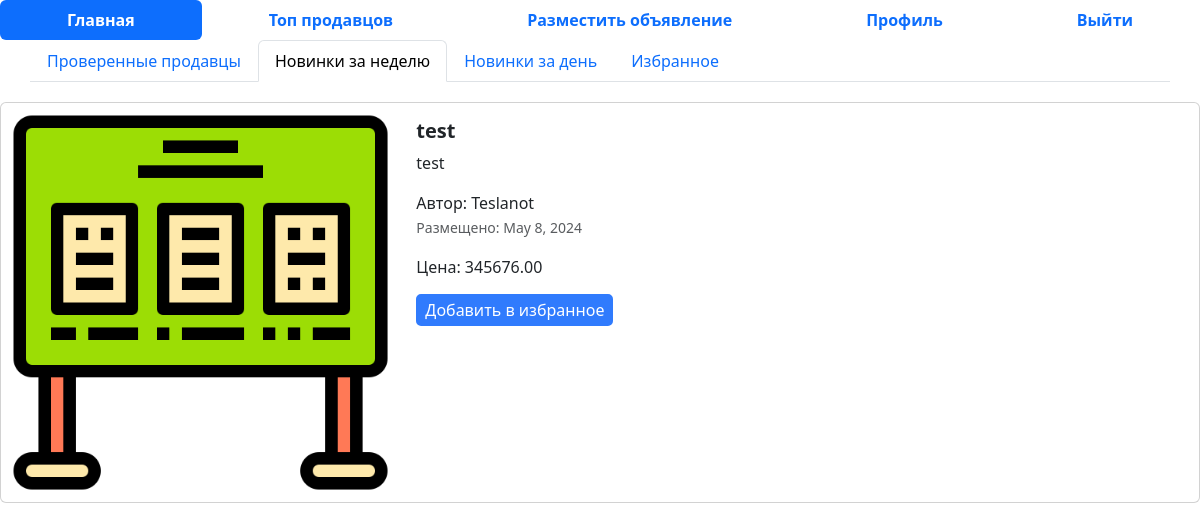
Screenshot of /novinki/ (signed in) with the database file from the repository.
### add/models.py (models this page shows, shortened)
class Advertisement(models.Model):
    title = models.CharField("Заголовок",max_length= 128)#validators=[RegexValidator('[?+-/%]', inverse_match=True)]
    descriptions = models.TextField('Описание')
    prices = models.DecimalField(' Цена' , max_digits= 10 , decimal_places = 2)
    auction = models.BooleanField('Торг', help_text= 'Уместен ли торг')
    created = models.DateField(auto_now_add=True)
    update = models.DateField(auto_now=True)
    user = models.ForeignKey(User, on_delete=models.CASCADE) # если User буджет удален то все обьявления связанные с ним тоже будут удалены
    image = models.ImageField("Изображения", upload_to='advertisements/')
    favorites = models.ManyToManyField(User, related_name='favorite_adv')
    def get_absolute_url(self):
        return reverse("post_adv_detail", kwargs={"pk": self.pk})# pk тоже самое что и id в модели
    class Meta:
       db_table = 'Advertisement'

### add/views.py (the view)
# urls.py: path("novinki/", novinki, name = 'novinki'),
def novinki(request:WSGIRequest):
    adv_all= Advertisement.objects.all()
    now = datetime.now()
    adv_new = now - timedelta(days = 7)
    adv_filter = adv_all.filter(created__gte = adv_new)
    adv_filter = adv_all.filter(created__gte = now)
    title = request.GET.get('query')
    if title: # если пользователь что-то ищет
        adv_filter = Advertisement.objects.filter(created__gte = adv_new, title__icontains = title) # SELECT * FROM Advertisement WHERE title = title
    else: # если ничего не ищет(просто все обьявления)
        adv_filter = adv_all.filter(created__gte = adv_new)
    context = {'advertisements' : adv_filter, 'title': title}
    return render(request, 'novinki.html', context)

### templates/novinki.html (shortened to what this page needs)
{% extends 'base.html' %}
{% load static %}
{% block content %}
<ul class="nav nav-pills sticky-top bg-white nav-fill">
    <li class="nav-item">
      <a class="nav-link active" href="{% url 'home' %}">
        <span style="font-weight: bold;">Главная</span>
      </a>
    </li>
    <li class="nav-item">
      <a class="nav-link" href="{% url 'top_sellers' %}"><span style="font-weight: bold;">Топ продавцов</span>
      </a>
    </li>
    {% if not user.is_authenticated %}
    <li class="nav-item">
      <a class="nav-link" href="{% url 'sign_in' %}">
        <span style="font-weight: bold;">Регистрация</span>
      </a>
    </li>
    <li class="nav-item">
      <a class="nav-link" href="{% url 'login' %}">
        <span style="font-weight: bold;">Войти</span>
      </a>
    </li>
    {% else %}
    <li class="nav-item">
      <a class="nav-link" href="{% url 'post_adv' %}">
        <span style="font-weight: bold;">Разместить объявление</span>
      </a>
    </li>
    <li class="nav-item">
      <a class="nav-link " aria-current="page" href="{% url 'profile' %}">
        <span style="font-weight: bold;">Профиль</span>
      </a>
    </li>
    <li class="nav-item">
      <a class="nav-link" href="{% url 'logout' %}">
        <span style="font-weight: bold;">Выйти</span>
      </a>
    </li>
    {% endif %}
</ul>
<div class="container">
    <div class="row">
      <ul class="nav nav-tabs bg-white">
        <li class="nav-item">
          <a class="nav-link" aria-current="page" href="..">Проверенные продавцы</a>
        </li>
        <li class="nav-item">
          <a class="nav-link active" href="#">Новинки за неделю</a>
        </li>
        <li class="nav-item">
          <a class="nav-link" href="../novinki_za_den">Новинки за день</a>
        </li>
        {% if user.is_authenticated %}
        <li class="nav-item">
          <a class="nav-link" href="/favorites">Избранное</a>
        </li>
        {% endif %}
      </ul>
    </div>
</div>
<div class="col">
{% for adv in advertisements%}
  <div class="card mb-2" style="max-width: 1200px; margin-top: 20px;">
    <div class="row g-0">
      <div class="col-md-4">
        <a href="{{ adv.get_absolute_url }}" class="nav-link">
          {% if adv.image %}
            <img src=" {{adv.image.url}} " class="img-fluid rounded-start" alt="Card title">
          {% else %}
            <img src="{% static 'img/adv.png' %}" class="img-fluid rounded-start" alt="Card title">
          {% endif %}
        </a>
      </div>
      <div class="col-md-8">
        <div class="card-body">
          <h5 class="card-title">
            <a href="{{ adv.get_absolute_url }}" class="nav-link"><strong>{{adv.title}}</strong></a>
          </h5>
          <a href="{{ adv.get_absolute_url }}" class="nav-link">
            <p class="card-text">
              {{adv.descriptions}}
            </p>
            <span>Автор: {{adv.user}}</span>
            <p class="card-text"><small class="text-muted">Размещено: {{adv.created}}</small></p>
            <span>Цена: {{adv.prices}}</span>
          </a>
          {% if user.is_authenticated %}
          {% if user in adv.favorites.all %}
          <form action="{% url 'remove_from_favorite' adv.id %}" method="post">
            {% csrf_token %}
            <button type="submit" class="fav_button_del">Удалить из избранного</button>
          </form>
          {% else %}
          <form action="{% url 'add_to_favorites' adv.id %}" method="post">
            <button type="submit" class="fav_button_on">Добавить в избранное</button>
          </form>
          {% endif %}
          {% endif %}
        </div>
      </div>
    </div>
  </div>
{% endfor %}
</div>
{% endblock %}

### static/css/index.css (style rules this page uses)
.fav_button_on { margin-top: 15px; border: 3px solid rgb(48, 123, 253); border-radius: 5px; align-items: center; background-color: rgb(48, 123, 253); color: white; }

### rows the page displays
Advertisement: title "test", descriptions "test", user "Teslanot", created "May 8, 2024", prices "345676.00", shows "Добавить в избранное"
